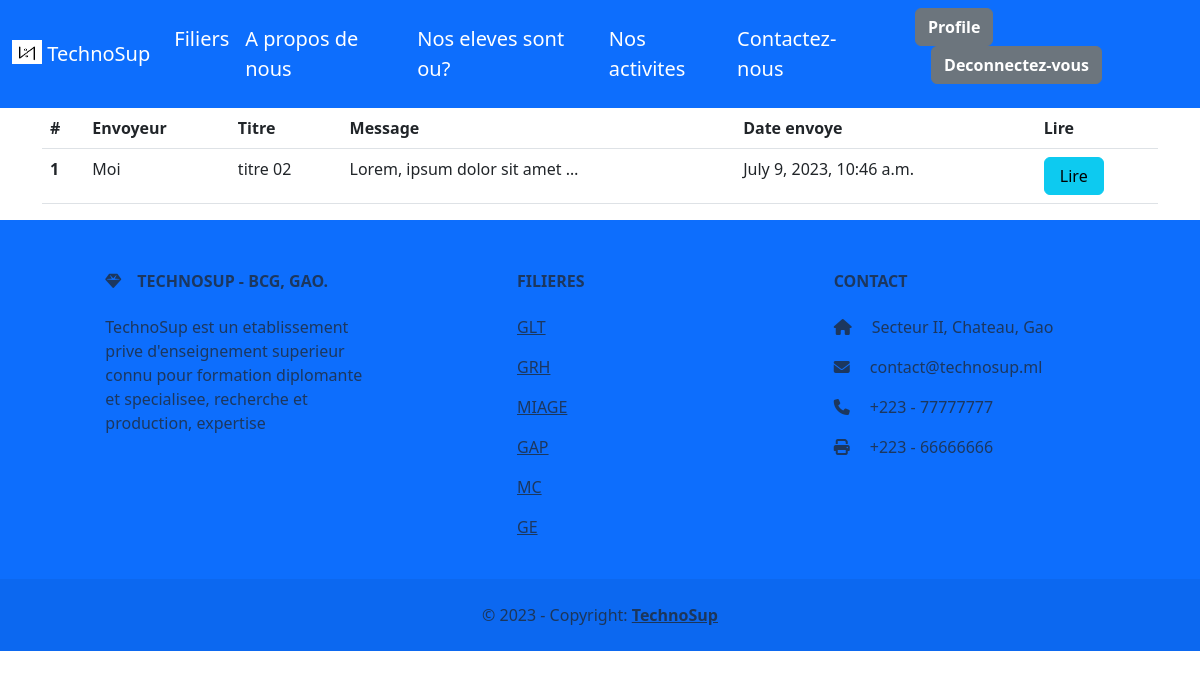
/messages/ (signed in), run on an earlier commit of the app's database.
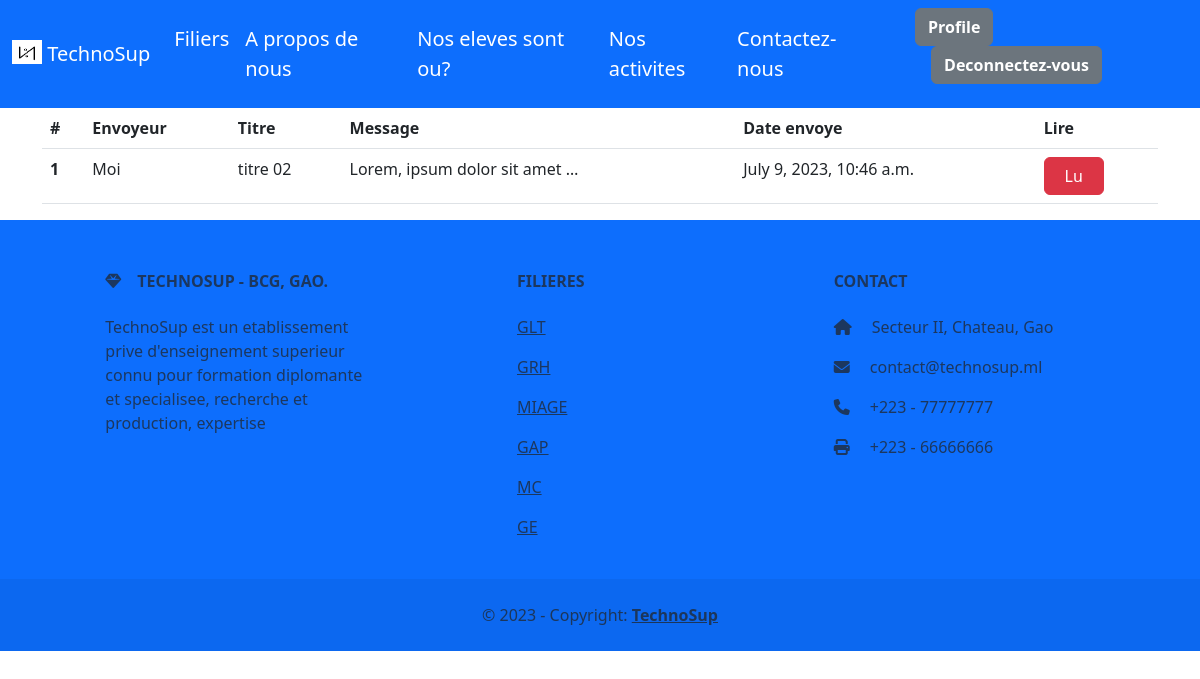
And on a later commit of the database.
### app/models.py (models this page shows, shortened)
class Message(models.Model):
    envoyeur = models.ForeignKey(CustomUser, on_delete=models.CASCADE)
    titre_message = models.CharField(max_length=100)
    message = models.TextField()
    destinataire_email = models.EmailField()
    date_cree = models.DateTimeField(auto_now_add=True)
    lu = models.BooleanField(default=False)

### app/hod_views.py (the view)
# urls.py: path('messages/', hod_views.view_messages, name='messages'),
def view_messages(request):
    inboxes = Message.objects.filter(
            Q(destinataire_email=request.user.email) | Q(envoyeur=request.user)
        )
    context = {
        'inboxes': inboxes
    }
    return render(request, 'hod/view_messages.html', context)

### templates/hod/view_messages.html
{% extends "base.html" %}
{% block content %}
<div class="container pt-5">
    <table class="table">
        <thead>
            <tr>
                <th scope="col">#</th>
                <th scope="col">Envoyeur</th>
                <th scope="col">Titre</th>
                <th scope="col">Message</th>
                <th scope="col">Date envoye</th>
                <th scope="col">Lire</th>
            </tr>
        </thead>
        <tbody>
            {% for inbox in inboxes %}
            <tr>
                <th scope="row">{{ forloop.counter }}</th>
                <td>
                    {% if request.user.username != inbox.envoyeur.username %}
                    {{ inbox.envoyeur }}
                    {% else %}
                    Moi
                    {% endif %}
                </td>
                <td>{{ inbox.titre_message }}</td>
                <td>{{ inbox.message|truncatewords:5 }}</td>
                <td>{{ inbox.date_cree }}</td>
                {% if inbox.lu %}
                <td><a href="{% url 'message' inbox.id %}" class="btn btn-danger mx-auto" style="width:60px;">Lu</a>
                </td>
                {% else %}
                <td><a href="{% url 'message' inbox.id %}" class="btn btn-info mx-auto" style="width:60px;">Lire</a>
                </td>
                {% endif %}
            </tr>
            {% endfor %}
        </tbody>
    </table>
</div>
{% endblock content %}

What changed in the data, as far as the page shows it:
changed Message "titre 02": lu "Lire" → "Lu"
